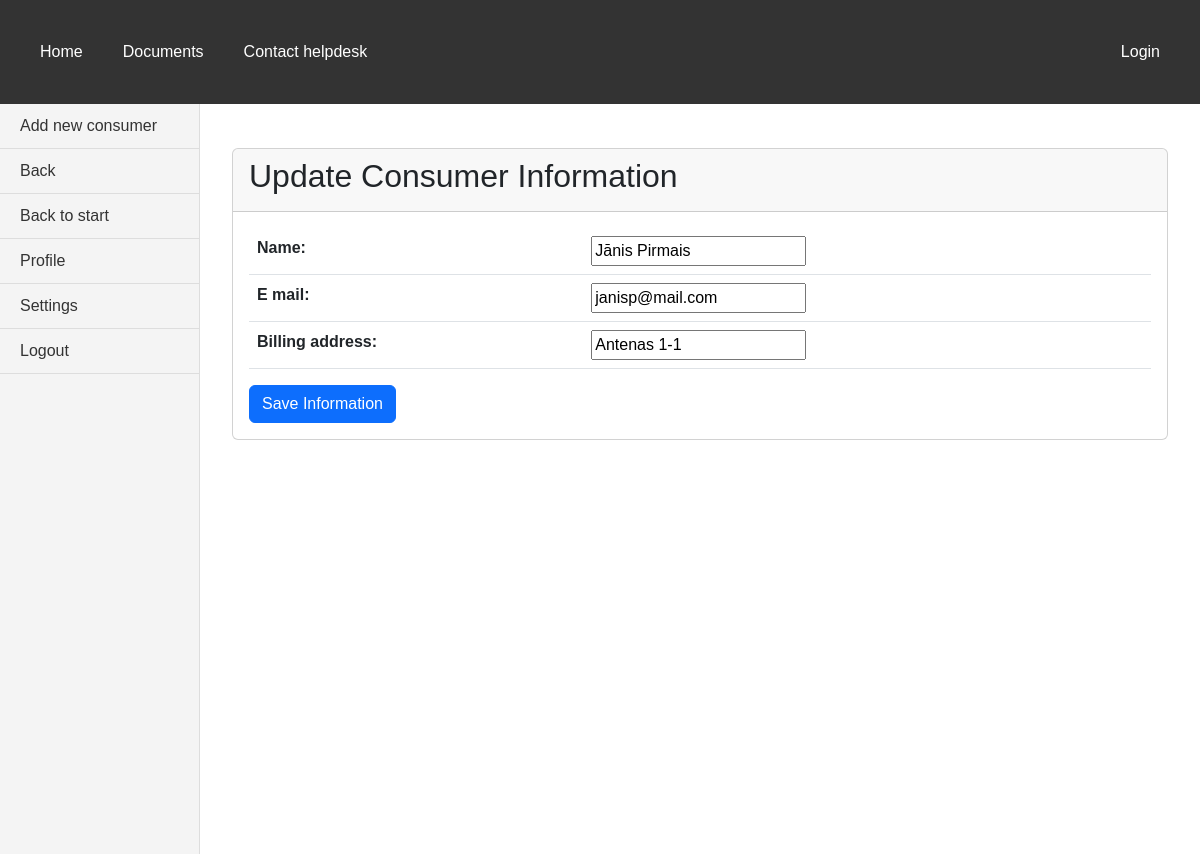
The page /bills/houses/11/consumers/8/edit/ on the database its author committed.
### bills/models.py (models this page shows, shortened)
class Consumer(models.Model):
    name = models.CharField(max_length=50, validators=[MinLengthValidator(5, 'Must be at least 5 characters')])
    e_mail = models.EmailField()
    billing_address = models.CharField(max_length=50, validators=[MinLengthValidator(5, 'Must be at least 5 characters')])

### bills/views.py (the view, shortened to what this page needs)
# urls.py: path("houses/<int:house_id>/consumers/<slug:pk>/edit/", views.ConsumerUpdateView.as_view(), name='consumer_update'),
class ConsumerUpdateView(UpdateView):
    model = Consumer
    fields = '__all__'
    template_name_suffix = "_update_form"
    def get_context_data(self, **kwargs):
        context = super().get_context_data(**kwargs)
        context["house_id"] = self.kwargs.get('house_id')
        return context
    def dispatch(self, request, *args, **kwargs):
        consumer = self.get_object()
        house_id = self.kwargs.get('house_id')
        if not house_id or not consumer.apartment_set.filter(address_id=house_id).exists():
            return redirect('index')
        return super().dispatch(request, *args, **kwargs)

### bills/templates/bills/consumer_update_form.html (shortened to what this page needs)
{% extends 'base.html' %}
{% block sidebar %}
<aside class="vertical-menu">
    <a href="{% url 'add_consumer' %}">Add new consumer</a>
    <a href="{% url 'consumers' %}">Back</a>
    <a href="{% url 'index' %}">Back to start</a>
    <a href="#">Profile</a>
    <a href="#">Settings</a>
    <a href="#">Logout</a>
</aside>
{% endblock %}
{% block content %}
<div class="container mt-4">
    <div class="card">
        <div class="card-header">
            <h2>Update Consumer Information</h2>
        </div>
        <div class="card-body">
            <form method="post">
                <table class="table">
                    {{ form.as_table }}
                </table>
                <button type="submit" class="btn btn-primary">Save Information</button>
            </form>
        </div>
    </div>
</div>
{% endblock %}

### static/css/styles.css (style rules this page uses)
body { margin: 0; font-family: Arial, sans-serif; display: flex; flex-direction: column; }
.vertical-menu { width: 200px; background-color: #f4f4f4; padding: 0; margin: 0; border-right: 1px solid #ddd; display: flex; flex-direction: column; min-height: calc(100vh - 50px); }
.vertical-menu a { padding: 10px 20px; text-decoration: none; color: #333; border-bottom: 1px solid #ddd; }

### rows shown on the page
Consumer: name "Jānis Pirmais", e_mail "janisp@mail.com", billing_address "Antenas 1-1"
